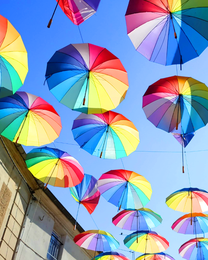
%> input picture homework1/colors.bmp, 208 x 260 px, shrunk from 512 x 640 before the run
$ octave homework1.m   (GNU Octave 9; MATLAB toolbox functions it lacks are replaced by stand-ins)
%> lines starting %> are read from the running program, lines starting %| are printed output that depends on the picture
% Lorenzo Mancini 2007951
% Homework Multimedia 2023
% Codifica d'immagini basata sulla DCT

%1. Caricare un'immagine a colori RGB  in formato BMP e/o JPG e/o PGM (uno dei tre formati è sufficiente)
fileName = 'colors.bmp';
image = imread(fileName); % caricamento immagine
%> image is the input picture: size 260x208x3 uint8; mean R, G, B 139.8, 157, 182.9

%figure(1); imshow(image); title("Immagine in RGB"); axis image; axis off;  % visualizzazione immagine nelle coordinate RGB

%2. Effettuare il cambio di spazio dei colori da RGB a YCbCr
YCBCR= rgb2ycbcr(image);
%> YCBCR: size 260x208x3 uint8; mean of channels 1, 2, 3 149, 141.9, 118.6
y = YCBCR(:,:,1);
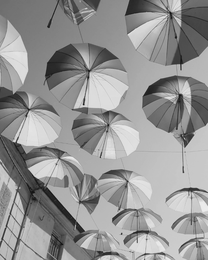
%> y: size 260x208 uint8; min 17, max 235, mean 149
cb = YCBCR(:,:,2);
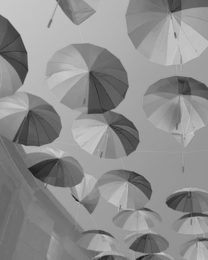
%> cb: size 260x208 uint8; min 29, max 204, mean 141.9
cr = YCBCR(:,:,3);
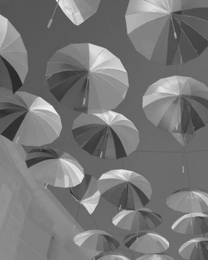
%> cr: size 260x208 uint8; min 39, max 240, mean 118.6

%figure(2); imshow(YCBCR); title("Immagine in YCBCR"); % visualizzazione immagine nelle coordinate YCBCR

x_r = 10:10:100; % array asse x [R] per tutti i grafici
y_psnr = []; % array asse y [PSNR] per grafici con curve singole
y_n_psnr = []; % array asse y [PSNR, N] per grafico con curve a confronto

%3 Per ognuna delle componenti Y, Cb e Cr, dato un numero R tra 1 e 100:
%3.1 Effettua la DCT bidimensionale con blocchi di dimensione parametrizzabile N della componente
for i = 1:3
%> this loop made 3 passes; what is shown inside it comes from the first
    if i == 1
        log2blockSize = 3; % N = 2^3 = 8
    elseif i == 2
        log2blockSize = 4; % N = 2^4 = 16
    elseif i == 3
        log2blockSize = 6; % N = 2^6 = 64
    end

    blockSize = 2^log2blockSize; % dimensione N dei blocchi
    dctfun = @(block_struct) dct2(block_struct.data); % definizione DCT

    % codifica di ciascuna componente
    y_dct = blockproc(y, [blockSize blockSize], dctfun);
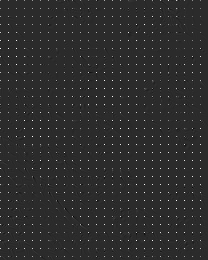
%> y_dct: size 260x208 double; min -364.1, max 1780.5, mean 18.7; drawn with min black and max white
    cb_dct = blockproc(cb, [blockSize blockSize], dctfun);
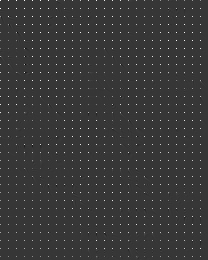
%> cb_dct: size 260x208 double; min -438.3, max 1598.9, mean 17.8; drawn with min black and max white
    cr_dct = blockproc(cr, [blockSize blockSize], dctfun);

    %3.2 Mette a zero una frazione pari a R% dei coefficienti DCT dell'intera componente, e più precisamente quelli con valore assoluto più piccolo di un'opportuna soglia
    for R = 10 : 10 : 100
        threshold = prctile(abs(y_dct(:)), R); % definizione soglia (threshold)
        y_dct(abs(y_dct) <= threshold) = 0; % azzeramento percentuale componente y

        threshold = prctile(abs(cb_dct(:)), R); % definizione soglia (threshold)
        cb_dct(abs(cb_dct) <= threshold) = 0; % azzeramento percentuale componente cb

        threshold = prctile(abs(cr_dct(:)), R); % definizione soglia (threshold)
        cr_dct(abs(cr_dct) <= threshold) = 0; % azzeramento percentuale componente cr

        %3.3 Effettua la DCT inversa sui blocchi dopo sogliaggio, ottenendo la versione "compressa" della componente
        idctfun = @(block_struct) idct2( double(block_struct.data) ); % definizione IDCT

        % decodifica di ciascuna componente
        y_idct = uint8(blockproc(y_dct,[blockSize blockSize], idctfun));
        cb_idct = uint8(blockproc(cb_dct,[blockSize blockSize], idctfun));
        cr_idct = uint8(blockproc(cr_dct,[blockSize blockSize], idctfun));

        %3.4 Calcola l'MSE tra la componente originale e la componente "compressa"
        MSE_Y = mean((y(:)-y_idct(:)).^2);
        MSE_Cb = mean((cb(:)-cb_idct(:)).^2);
        MSE_Cr = mean((cr(:)-cr_idct(:)).^2);

        %4 Calcola l'MSE pesato: MSE_P = 3/4 MSE_Y + 1/8 MSE_Cb + 1/8 MSE_Cr
        MSE_P = 3/4*MSE_Y + 1/8*MSE_Cb + 1/8*MSE_Cr;

        %5 Calcola il PSNR pesato come 10log_10 (255^2/MSE_P)
        PSNR = 10*log10((255^2)/MSE_P);

        y_psnr(R/10)= PSNR; % riempimento array per grafico di curva singola
        y_n_psnr(R/10,i) = y_psnr(R/10); % riempimento array per grafico delle curve a confronto

    end
%> this loop made 10 passes
%> (MSE_Y, MSE_Cb, MSE_Cr, MSE_P, PSNR) on passes 1 to 10: (0, 0, 0, 0, Inf), (0.00359, 7.4e-05, 1.85e-05, 0.0027, 73.81), (0.0433, 0.00303, 0.00309, 0.0332, 62.92), (0.194, 0.0279, 0.0286, 0.152, 56.31), (0.56, 0.105, 0.108, 0.447, 51.63), (1.54, 0.255, 0.256, 1.22, 47.28), (3.93, 0.59, 0.62, 3.1, 43.21), (10.02, 1.55, 1.72, 7.92, 39.14), (23.64, 5.02, 6.09, 19.12, 35.32), (255, 255, 255, 255, 24.07)
%> cb_dct: size 260x208 double; every value is 0
%> after the loop, y_n_psnr = [Inf; 73.81; 62.92; 56.31; 51.63; 47.28; 43.21; 39.14; 35.32; 24.07]; y_psnr = [Inf 73.81 62.92 56.31 51.63 47.28 43.21 39.14 35.32 24.07]

    %6 Ripete i passi da 3 a 5 per diversi valori di R: da 10 a 100 a passi di 10

    %7 Traccia la curva del PSNR in funzione di R
    figure(i);
    plot(x_r, y_psnr); % grafico curva singola, il secondo argomento della funzione plot() è un array
    grid on;
    title(sprintf('Tasso distorsione per N = %2d', blockSize));
    xlabel('R');
    ylabel('PSNR(dB)');
    xlim([10,100]);
    xticks(10 : 10 : 100)
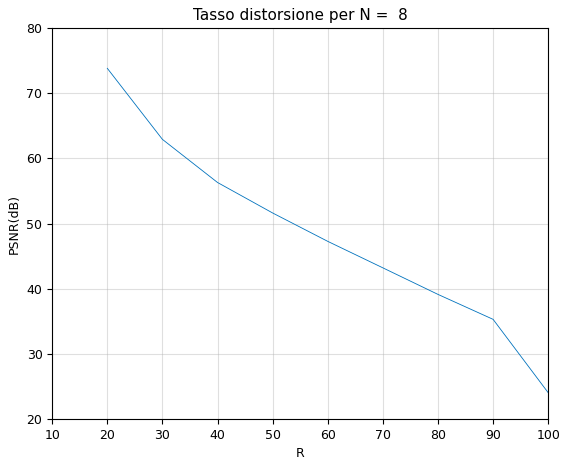
%> figure redrawn from the program's plot data

end

%stampa del grafico delle curve a confronto
figure(4);
plot(x_r, y_n_psnr); % il secondo argomento della funzione plot() deve essere una matrice per poter disegnare più curve differenti
grid on;
title(sprintf('Risultati a confronto'));
xlabel('R');
ylabel('PSNR(dB)');
xlim([10,100]);
xticks(10 : 10 : 100)
legend({"N = 8", "N = 16", "N = 64"},"Location","northeastoutside")
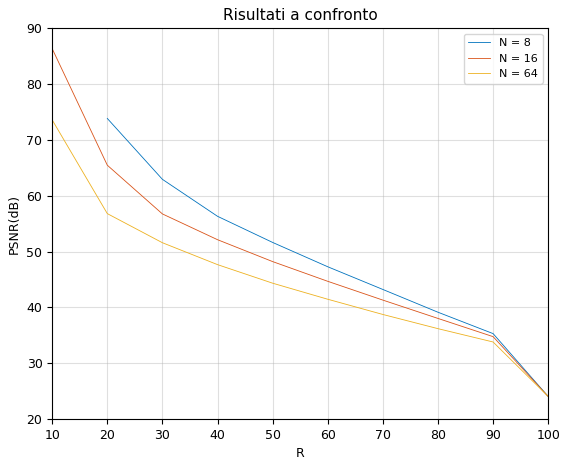
%> figure redrawn from the program's plot data; curve peaks at x = 10, y = 86.3; curve peaks at x = 10, y = 73.55
